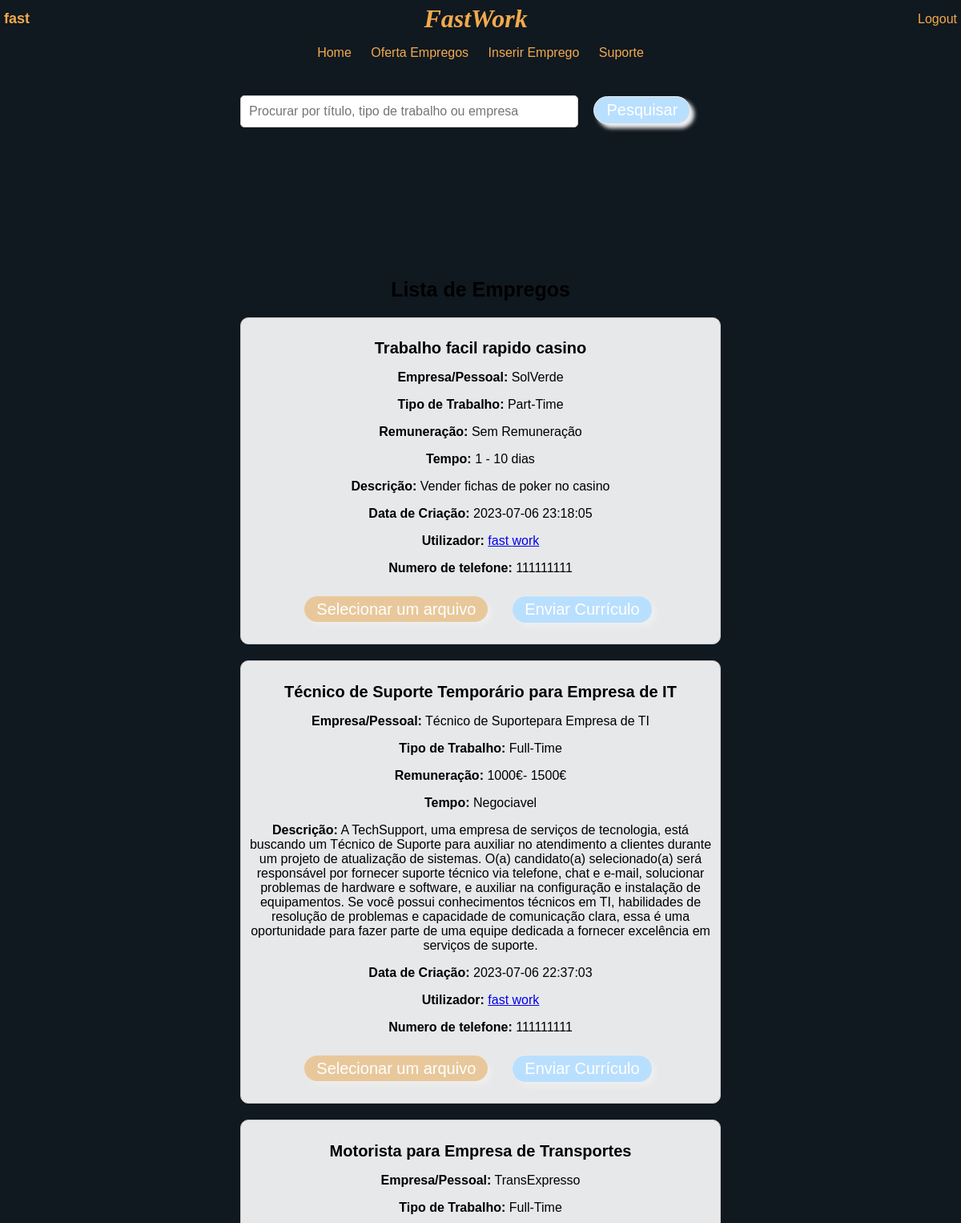
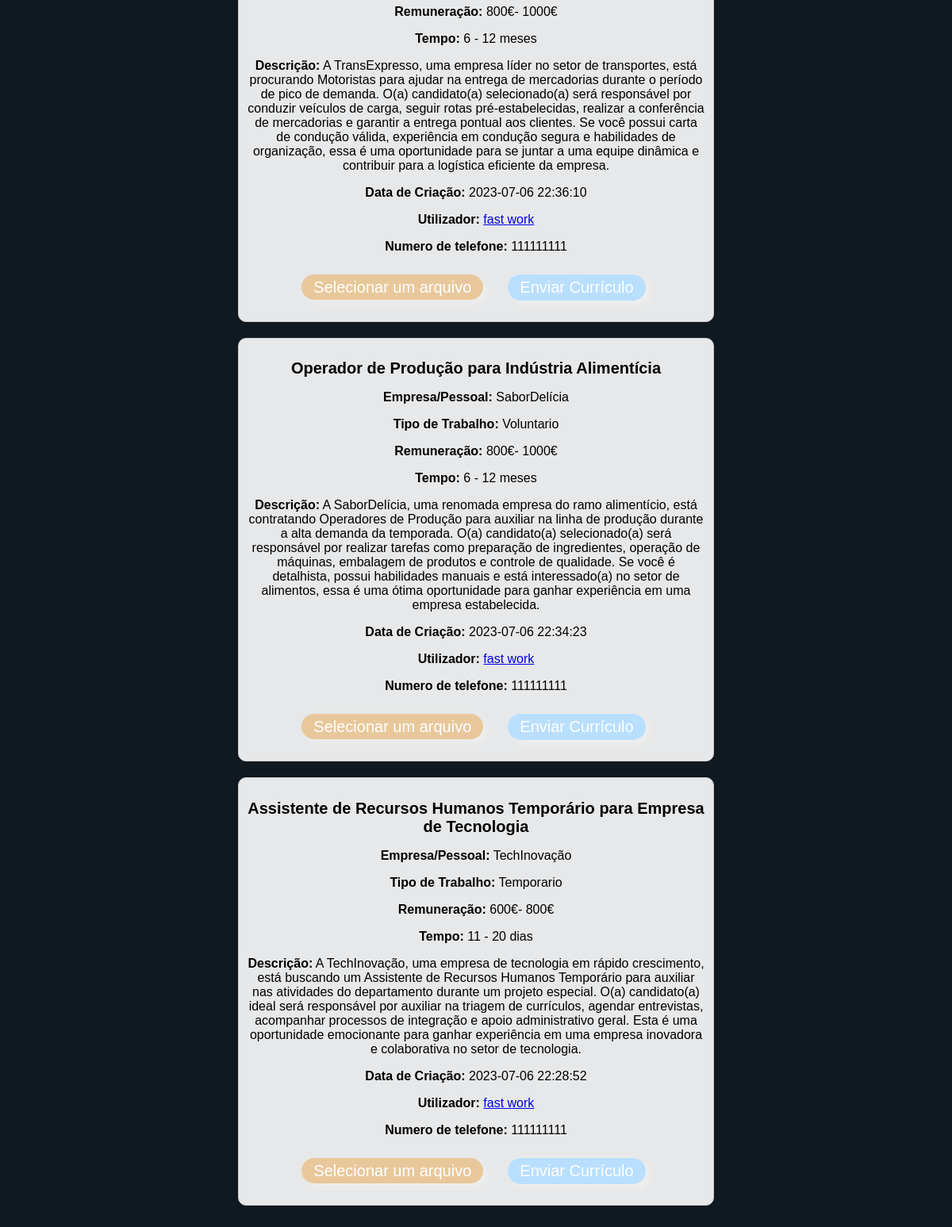
Screenshot of /empregos.php (signed in) with the database file from the repository (2 pictures, top to bottom).
### tables this page shows
CREATE TABLE `utilizador` (
  `id` int(11) NOT NULL,
  `nome` varchar(50) DEFAULT NULL,
  `apelido` varchar(50) DEFAULT NULL,
  `utilizador` varchar(50) DEFAULT NULL,
  `email` varchar(50) DEFAULT NULL,
  `password` varchar(50) DEFAULT NULL,
  `numero` bigint(20) DEFAULT NULL
);

CREATE TABLE `post` (
  `id` int(11) NOT NULL,
  `utilizador_id` int(11) DEFAULT NULL,
  `titulo` varchar(255) DEFAULT NULL,
  `empresa` varchar(255) DEFAULT NULL,
  `tipoTrabalho` varchar(255) DEFAULT NULL,
  `ordenado` varchar(20) DEFAULT NULL,
  `tempo` varchar(255) DEFAULT NULL,
  `descricao` text DEFAULT NULL,
  `data_criacao` datetime DEFAULT current_timestamp()
);

### empregos.php (the view, shortened to what this page needs)
<?php
$utilizadorID = $_SESSION['utilizador'];
require_once 'db_conn.php';
$query = "SELECT nome FROM utilizador WHERE id = $utilizadorID";
$result = $mysqli->query($query);
if ($result->num_rows > 0) {
    $row = $result->fetch_assoc();
    $nomeUti = $row['nome'];
} else {
    $nomeUti = "Nome do Utilizador";
}
?>
<!DOCTYPE html>
<html>
<head>
    <link rel="stylesheet" type="text/css" href="empregos.css">
</head>
<body>
<div id="header">
  <a href="perfil.php" id="username"><?php echo $nomeUti; ?></a>
  <h3 id="header-title">FastWork</h3>
  <a href="homepage2.php?logout=true" id="logout-btn">Logout</a>
</div>
<div id="navbar">
    <a href="homepage2.php">Home</a>
    <a href="empregos.php">Oferta Empregos</a>
    <a href="InserirEmprego.php">Inserir Emprego</a>
    <a href="Suporte.php">Suporte</a>
  </div>
<div class="container">
  <form id="jobSearchForm">
    <input type="text" id="searchInput" placeholder="Procurar por título, tipo de trabalho ou empresa">
    <button type="submit" class="botaoS">Pesquisar</button>
  </form>
</div>
<div class="logo">
</div>
<div class="container">
  <h1>Lista de Empregos</h1>
  <?php
  require_once 'db_conn.php';
  $searchQuery = "";
  $sql = "SELECT post.*, utilizador.nome, utilizador.apelido, utilizador.numero FROM post
          INNER JOIN utilizador ON post.utilizador_id = utilizador.id
          WHERE post.titulo LIKE '%$searchQuery%' OR post.tipoTrabalho LIKE '%$searchQuery%' OR post.empresa LIKE '%$searchQuery%' ORDER BY post.id DESC";
  $result = $mysqli->query($sql);
  if ($result && $result->num_rows > 0) {
      while ($row = $result->fetch_assoc()) {
          echo '<div class="post">';
          echo '<h2>' . $row['titulo'] . '</h2>';
          echo '<p><span>Empresa/Pessoal:</span> ' . $row['empresa'] . '</p>';
          echo '<p><span>Tipo de Trabalho:</span> ' . $row['tipoTrabalho'] . '</p>';
          echo '<p><span>Remuneração:</span> ' . $row['ordenado'] . '</p>';
          echo '<p><span>Tempo:</span> ' . $row['tempo'] . '</p>';
          echo '<p><span>Descrição:</span> ' . $row['descricao'] . '</p>';
          echo '<p><span>Data de Criação:</span> ' . $row['data_criacao'] . '</p>';
          echo '<p><span>Utilizador:</span> <a href="perfil_utilizador.php?id=' . $row['utilizador_id'] . '">' . $row['nome'] . ' ' . $row['apelido'] . '</a></p>';
          echo '<p><span>Numero de telefone:</span> ' . $row['numero'] . '</p>';
          $idPost = $row['id'];
          $sqlEmail = "SELECT email FROM utilizador WHERE id = (SELECT utilizador_id FROM post WHERE id = '$idPost')";
          $resultadoEmail = $mysqli->query($sqlEmail);
          if ($resultadoEmail && $resultadoEmail->num_rows > 0) {
              $rowEmail = $resultadoEmail->fetch_assoc();
              $emailDestinatario = $rowEmail['email'];
          } else {
              $emailDestinatario = "";
          }
          if (!empty($emailDestinatario)) {
            echo '<form method="post" action="enviar_curriculo.php" enctype="multipart/form-data">';
            echo '<label id="label-' . $idPost . '" for="selecionar-' . $idPost . '">Selecionar um arquivo</label>';
            echo '<input type="submit" value="Enviar Currículo" class="botaoS" onclick="showLoadingAnimation();">';
            echo '</form>';
        }
          echo '</div>';
      }
  } else {
      echo '<p class="no-posts">Nenhum emprego encontrado.</p>';
  }
  ?>
</div>
</body>
</html>

### empregos.css (style rules this page uses)
body { font-family: Arial, sans-serif; margin: 0; padding: 0; background: #101820FF url('imagens/fundohome3.jpg') no-repeat center center fixed; background-size: cover; }
.logo { height: 120px; width: 120px; }
.container { width: 50%; margin: 0 auto; padding: 20px; background-color: transparent; border-radius: 5px; }
h1 { text-align: center; margin-bottom: 20px; font-size: 25px; }
#searchInput { padding: 10px; border: 1px solid #ccc; border-radius: 5px; font-size: 16px; width: 400px; margin-bottom: 10px; }
.post { margin-bottom: 20px; padding: 10px; background-color: rgba(255, 255, 255, 0.9); border: 1px solid #ccc; border-radius: 10px; text-align: center; justify-content: center; backdrop-filter: blur(2px); }
.post h2 { font-size: 20px; margin-bottom: 5px; }
.post p { margin-bottom: 10px; display: block; }
.post span { font-weight: bold; text-align: left; display: inline-block; }
.container .botaoS { background: #B9DFFF; color: #fff; border: 1px solid #eee; border-radius: 20px; box-shadow: 5px 5px 5px #eee; text-shadow: none; font-size: 20px; margin-top: 15px; margin-left: 15px; margin-bottom: 15px; margin-right: 15px; padding: 5px 15px; }
.container label { background: rgba(235, 171, 87, 0.527); color: #fff; border: 0px solid #eee; border-radius: 20px; box-shadow: 5px 5px 5px #eee; text-shadow: none; font-size: 20px; margin-top: 15px; margin-left: 10px; margin-bottom: 15px; margin-right: 15px; padding: 5px 15px; }
#header { display: flex; align-items: center; justify-content: space-between; background-color: #101820FF; color: #F2AA4CFF; padding: 5px; }
#header-title { color: #F2AA4CFF; font-style: italic; margin: 0; padding: 0; text-align: center; margin-left: 5px; }
#logout-btn { color: #F2AA4CFF; text-decoration: none; }
#navbar { background-color: #101820FF; padding: 10px; text-align: center; }
#navbar a { color: #F2AA4CFF; text-decoration: none; margin: 0 10px; }
#username { font-size: 18px; font-weight: bold; color: #F2AA4CFF; cursor: pointer; text-decoration: none; }
h3 { color: #F2AA4CFF; font-family: "Source Serif Pro"; font-style: italic; text-align: center; font-size: 32px; }

### rows the page displays
utilizador: nome "fast"
post: titulo "Trabalho facil rapido casino", empresa "SolVerde", tipoTrabalho "Part-Time", ordenado "Sem Remuneração", tempo "1 - 10 dias", descricao "Vender fichas de poker no casino", data_criacao "2023-07-06 23:18:05", utilizador.nome "fast", utilizador.apelido "work", utilizador.numero "111111111"
post: titulo "Técnico de Suporte Temporário para Empresa de IT", empresa "Técnico de Suportepara Empresa de TI", tipoTrabalho "Full-Time", ordenado "1000€- 1500€", tempo "Negociavel", descricao "A TechSupport, uma empresa de serviços de tecnologia, está buscando um Técnico de Suporte para auxiliar no atendimento a clientes durante um projeto de atualização de sistemas. O(a) candidato(a) selecionado(a) será responsável por fornecer suporte técnico via telefone, chat e e-mail, solucionar problemas de hardware e software, e auxiliar na configuração e instalação de equipamentos. Se você possui conhecimentos técnicos em TI, habilidades de resolução de problemas e capacidade de comunicação clara, essa é uma oportunidade para fazer parte de uma equipe dedicada a fornecer excelência em serviços de suporte.", data_criacao "2023-07-06 22:37:03", utilizador.nome "fast", utilizador.apelido "work", utilizador.numero "111111111"
post: titulo "Motorista para Empresa de Transportes", empresa "TransExpresso", tipoTrabalho "Full-Time", ordenado "800€- 1000€", tempo "6 - 12 meses", descricao "A TransExpresso, uma empresa líder no setor de transportes, está procurando Motoristas para ajudar na entrega de mercadorias durante o período de pico de demanda. O(a) candidato(a) selecionado(a) será responsável por conduzir veículos de carga, seguir rotas pré-estabelecidas, realizar a conferência de mercadorias e garantir a entrega pontual aos clientes. Se você possui carta de condução válida, experiência em condução segura e habilidades de organização, essa é uma oportunidade para se juntar a uma equipe dinâmica e contribuir para a logística eficiente da empresa.", data_criacao "2023-07-06 22:36:10", utilizador.nome "fast", utilizador.apelido "work", utilizador.numero "111111111"
post: titulo "Operador de Produção para Indústria Alimentícia", empresa "SaborDelícia", tipoTrabalho "Voluntario", ordenado "800€- 1000€", tempo "6 - 12 meses", descricao "A SaborDelícia, uma renomada empresa do ramo alimentício, está contratando Operadores de Produção para auxiliar na linha de produção durante a alta demanda da temporada. O(a) candidato(a) selecionado(a) será responsável por realizar tarefas como preparação de ingredientes, operação de máquinas, embalagem de produtos e controle de qualidade. Se você é detalhista, possui habilidades manuais e está interessado(a) no setor de alimentos, essa é uma ótima oportunidade para ganhar experiência em uma empresa estabelecida.", data_criacao "2023-07-06 22:34:23", utilizador.nome "fast", utilizador.apelido "work", utilizador.numero "111111111"
post: titulo "Assistente de Recursos Humanos Temporário para Empresa de Tecnologia", empresa "TechInovação", tipoTrabalho "Temporario", ordenado "600€- 800€", tempo "11 - 20 dias", descricao "A TechInovação, uma empresa de tecnologia em rápido crescimento, está buscando um Assistente de Recursos Humanos Temporário para auxiliar nas atividades do departamento durante um projeto especial. O(a) candidato(a) ideal será responsável por auxiliar na triagem de currículos, agendar entrevistas, acompanhar processos de integração e apoio administrativo geral. Esta é uma oportunidade emocionante para ganhar experiência em uma empresa inovadora e colaborativa no setor de tecnologia.", data_criacao "2023-07-06 22:28:52", utilizador.nome "fast", utilizador.apelido "work", utilizador.numero "111111111"
